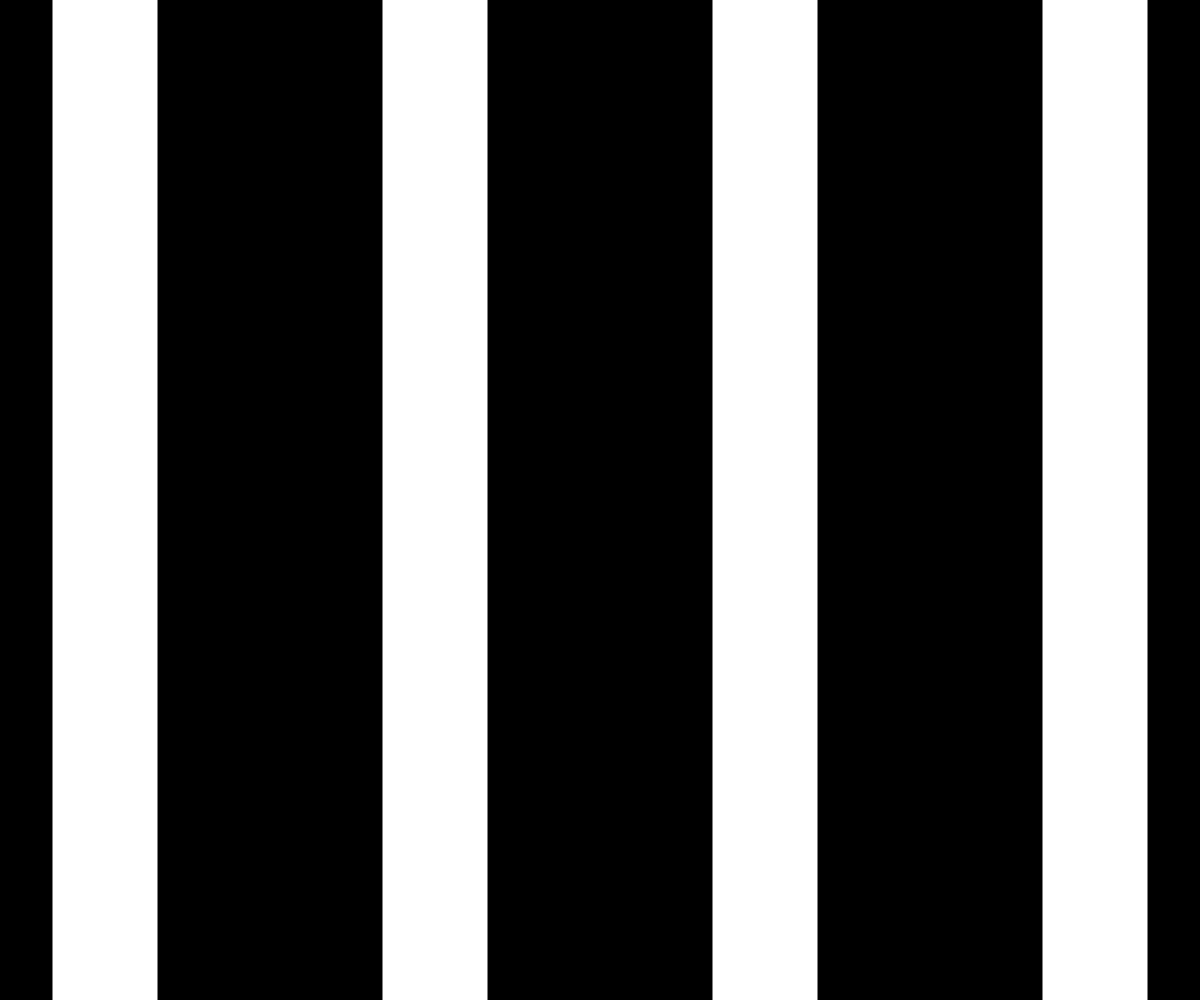
Frame 1 (no input)
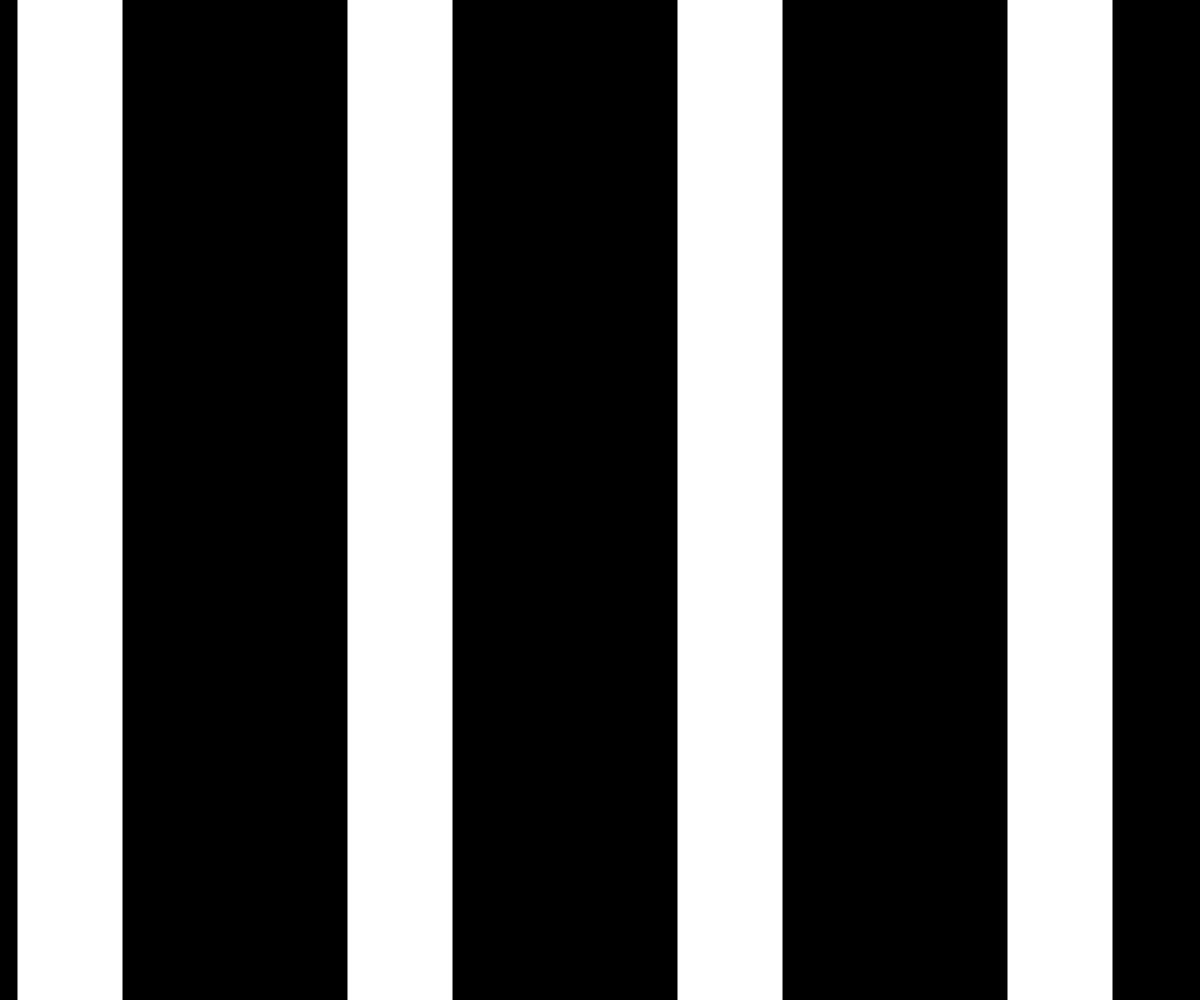
Frame 60 (no input)
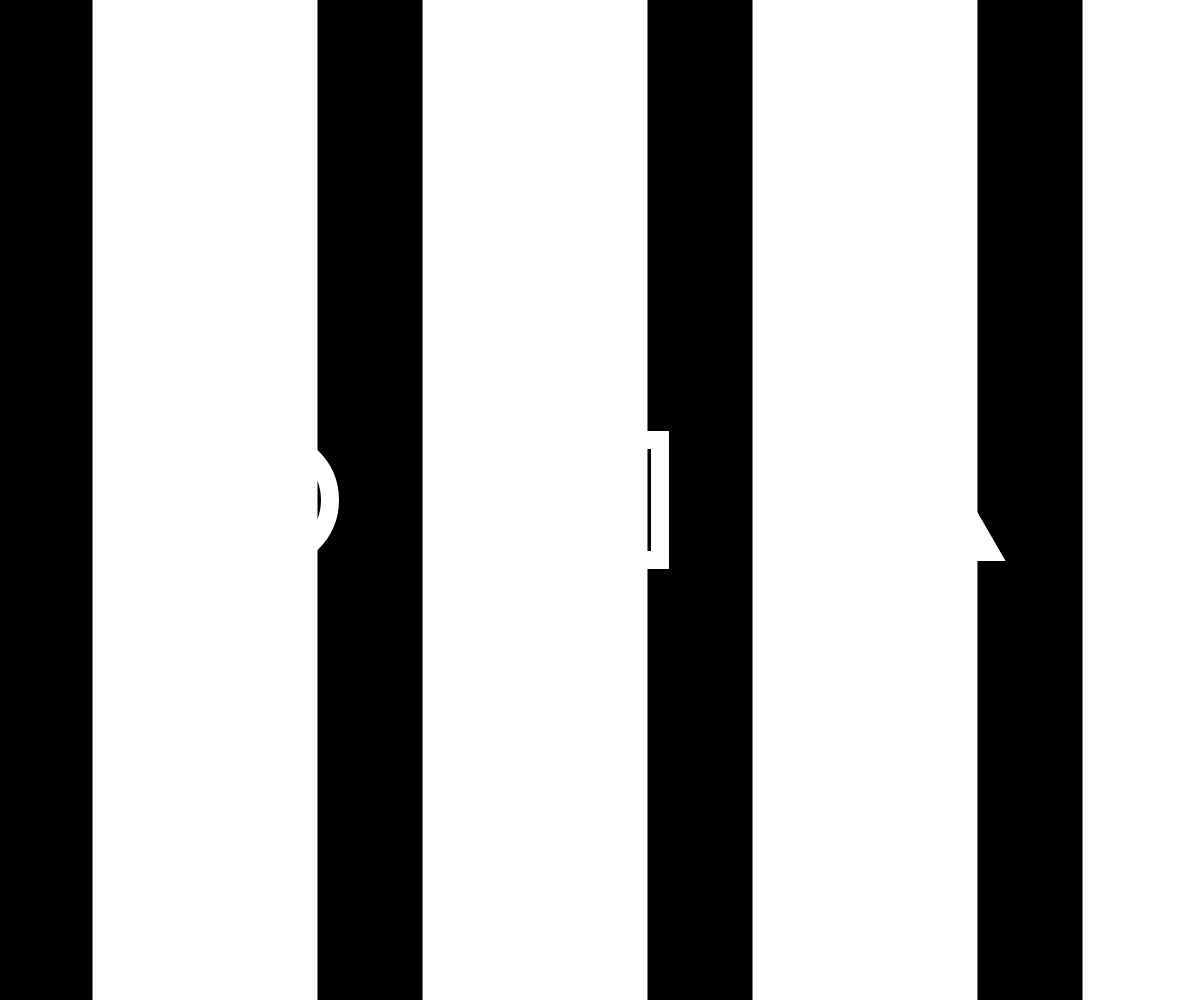
Frame 120 (the mouse pressed at the canvas centre since frame 60)

The p5.js sketch that drew these frames (run headless with seeded random() and noise() and a simulated clock; from frame 60 on, the mouse is pressed at the canvas centre):

// p5.js sketch
// ── sketch.js
// illusions by lionel ringenbach @ ucodia.io

var n = 3;
var elems = [];
var shapes = [];
var bands = [];
var backColor = 0;
var foreColor = 255;
var size = 0;
var space = 0;
var speed = 5;
var paused = false;

function setup() {
  createCanvas(window.innerWidth, window.innerHeight);
  frameRate(30);
  rectMode(CENTER);

  init();
}

function init() {
  paused = false;  
  size = width * 0.1;
  space = (width - (size * n)) / (n + 1);
  
  var baseY = height / 2;

  for (var i = 0; i < n; i++) {
  	var baseX = (space + size) * (i + 1) - size / 2;
  	elems[i] = { x: baseX, y: baseY };
    shapes[i] = i;
  }
  
  for (var i = 0; i < n + 2; i++) {
    var baseX = (space + size) * (i) - space / 2 - size;
    bands[i] = { x: baseX, y: baseY };
  }
}

function draw() {
  if (paused)
    return;
  
  background(backColor);
  
  // draw bands
  for (var i = 0; i < bands.length; i++) {
    var band = bands[i];
    
    noStroke();
    fill(foreColor);
    rect(band.x, band.y, space * 0.5, height);
  }
  
  // draw elements
  for (var i = 0; i < elems.length; i++) {
    var elem = elems[i];
    var shape = shapes[i];
    
    noFill();
    strokeWeight(size * 0.15);
    stroke(backColor);
    
    if (shape == 0)
      rect(elem.x, elem.y, size, size);    
    else if (shape == 1)
      ellipse(elem.x, elem.y, size, size); 
    else if (shape == 2)
      equi(elem.x, elem.y, size, 1);
  }
  
  // animate bands and elements
  for (var i = 0; i < bands.length; i++) {
    var band = bands[i];
    
    band.x += speed;
    
    if (band.x >= width + size + (space / 2)) {
      band.x = -(size + (space / 2));
      shuffle(shapes, true);
    }
  }
}

function invert() {
  var temp = backColor;
  backColor = foreColor;
  foreColor = temp;
}

// event hooks

function touchStarted() {
    invert();   
    return false;
}

function keyPressed() {
  if (key === " ")
    paused = !paused;
}

function windowResized() {
  resizeCanvas(window.innerWidth, window.innerHeight);
  init();
}

// utilities

function equi(x, y, size, mode) {
  // the mode changes vertical centering
  var m = mode | 0;
  var h = triHeight(size, size / 2);
  var h3 = h / 3;
 
  var x1 = x;
  var x2 = x - size / 2;
  var x3 = x + size / 2;
  
  if (mode == 0) {
    var y1 = y - 2 * h3;
    var y2 = y + h3;
    var y3 = y + h3;
  }
  else {
    var y1 = y - h / 2;
    var y2 = y + h / 2;
    var y3 = y + h / 2;
  }
 
  triangle(x1, y1, x2, y2, x3, y3);
}
 
function triHeight(hypo, a) {
  return sqrt(pow(hypo, 2) - pow(a, 2));
}
